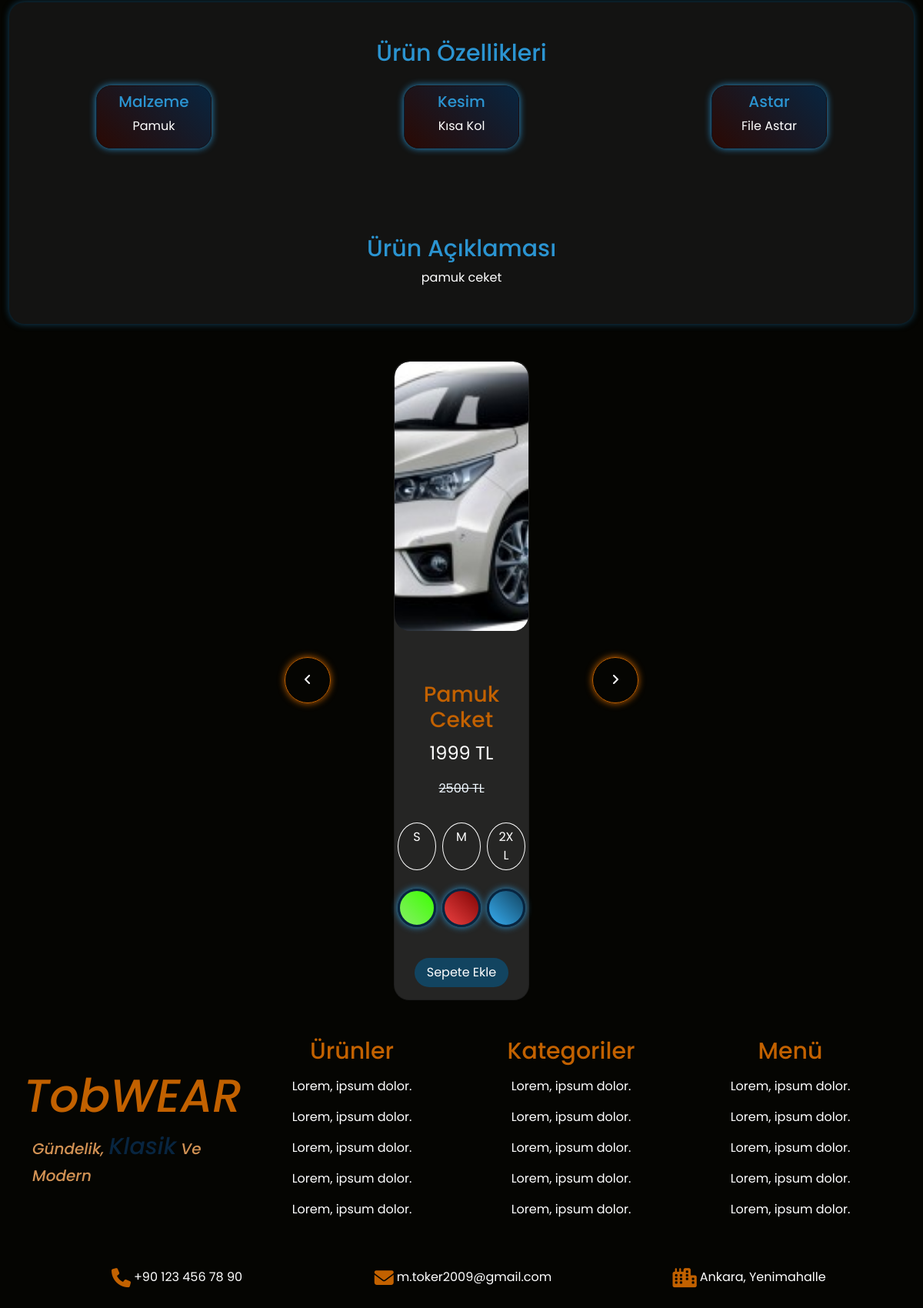
Before: /productdetail/pamuk-ceket (lower part) with the older database file.
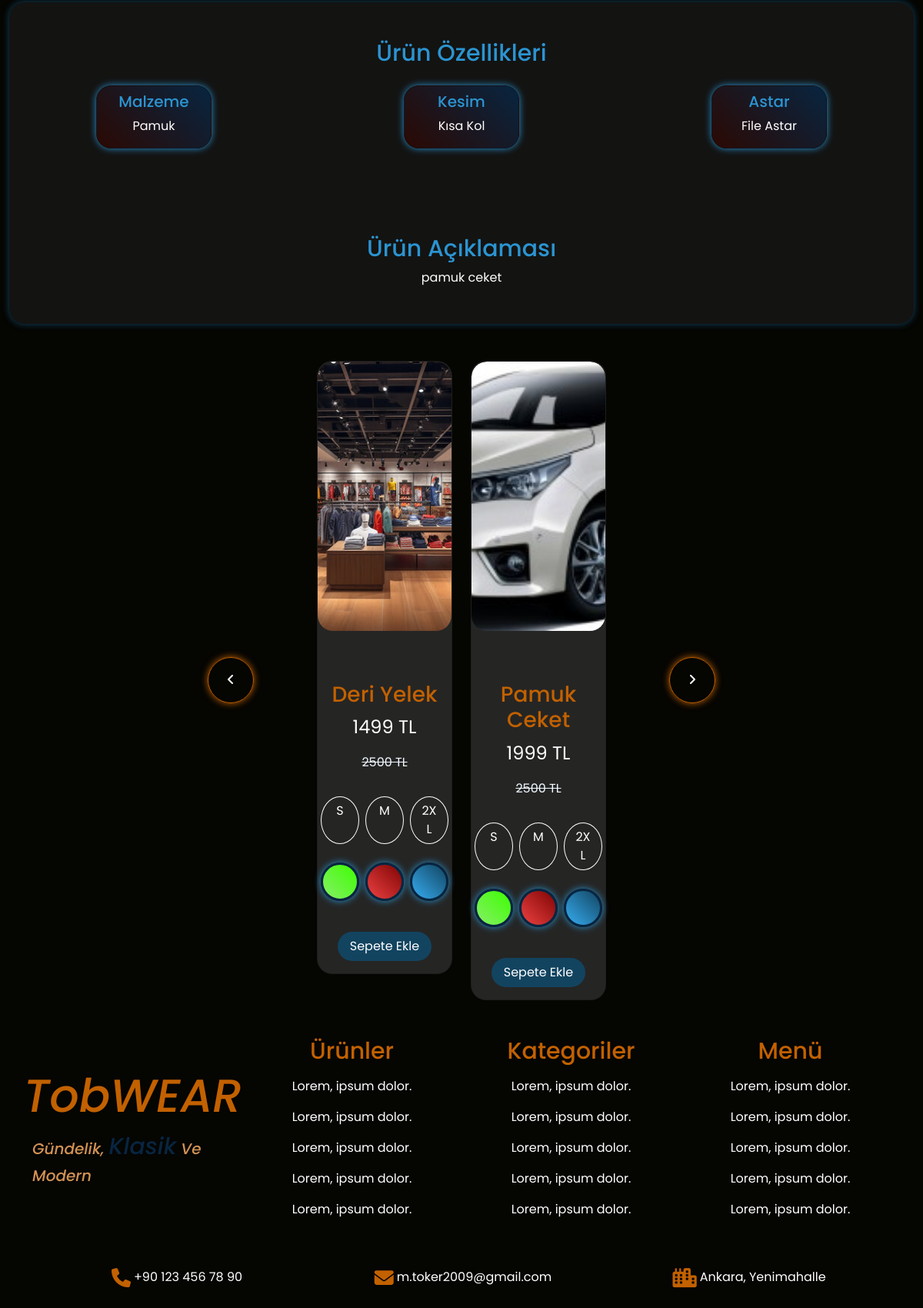
After: the same page with the newer database file.
### shop/models.py (models this page shows, shortened)
class ProductFeatures(models.Model):
    name = models.CharField(max_length=50,null=False,blank=False)
    feature = models.CharField(max_length=50,null=False,blank=False)

class Product(models.Model):
    name = models.CharField(max_length=100,null=False,blank=False,verbose_name="Ürün İsmi")
    price = models.IntegerField(null=False,blank=False,verbose_name="Fiyat")
    discounted = models.IntegerField(null=False,blank=False,verbose_name="İndirimli Fiyat")
    features = models.ManyToManyField(ProductFeatures,null=True,blank=True,verbose_name="Ürün Özellikleri")
    colors = models.ManyToManyField(ProductColor,null=True,blank=True,verbose_name="Ürün Renkleri")
    sizes = models.ManyToManyField(ProductSize,null=False,blank=False,verbose_name="Ürün Bedenleri")
    images = models.ManyToManyField(ProductImage,null=False,blank=False,verbose_name="Resimler")
    description = models.TextField(null=True,blank=True)
    category = models.ForeignKey(ProductCategory,null=False,blank=False,verbose_name="Kategori",on_delete=models.CASCADE)
    slug = models.SlugField(null=False,blank=True,unique=True,db_index=True,verbose_name="URL")

class ProductImage(models.Model):
    images = models.ImageField(upload_to='images/')

class ProductSize(models.Model):
    SIZE_CHOICES = [
        ('size1', 'S'),
        ('size2', 'M'),
        ('size3', 'XL'),
        ('size4', '2XL')
    ]
    size = models.CharField(max_length=100,choices=SIZE_CHOICES)
    def __str__(self):
        return self.get_size_display()

class ProductColor(models.Model):
    COLOR_CHOICES = [
        ('color1', 'Yeşil'),
        ('color2', 'Kırmızı'),
        ('color3', 'Mavi'),
        ('color4', 'Siyah'),
        ('color5', 'Pembe')
    ]
    color = models.CharField(max_length=100,choices=COLOR_CHOICES)
    code = models.CharField(max_length=7,null=False,blank=False)
    code2 = models.CharField(max_length=7,null=False,blank=False)
    def __str__(self):
        return self.get_color_display()

### shop/views.py (the view, shortened to what this page needs)
# urls.py: path('productdetail/<slug:slug>',views.productdetail,name="productdetail"),
def productdetail(request,slug):
    product = Product.objects.get(slug=slug)
    productfeatures = product.features.all()[:3]
    anotherproducts1 = Product.objects.filter().order_by("discounted")[:4]
    anotherproducts2 = Product.objects.filter(category__name=product.category.name)[:4]
    anotherproducts3 = Product.objects.filter().order_by("price")[:4]
    context = {
        "product": product,
        "productfeatures": productfeatures,
        "anotherproducts1": anotherproducts1,
        "anotherproducts2": anotherproducts2,
        "anotherproducts3": anotherproducts3
    }
    return render(request,"productdetail.html",context)

### templates/productdetail.html (shortened to what the changed rows need)
<!DOCTYPE html>
<html lang="en">
{% load static %}
<head>
    <link rel="stylesheet" href="{% static 'css/bootstrap.min.css' %}">
    <link rel="stylesheet" href="{% static 'css/style.css' %}">
    <link rel="stylesheet" href="https://cdnjs.cloudflare.com/ajax/libs/font-awesome/6.4.0/css/all.min.css">
</head>
<body>
    <div class="container-fluid">
        <div class="d-flex flex-column justify-content-center productdetail-description my-5">
            <h2 class="text-center productdetail-h2 mt-5">Ürün Özellikleri</h2>
            <div class="row mb-5">
            {% for features in product.features.all %}
                <div class="col-md-4 d-flex justify-content-center my-3">
                    <div class="card productdetail-infocard">
                        <h3 class="text-center productdetail-infocardtitle mt-2">{{ features.name }}</h3>
                        <p class="text-center text-white">{{ features.feature }}</p>
                    </div>
                </div>
            {% endfor %}
            </div>
            <h2 class="text-center productdetail-h2 mt-5">Ürün Açıklaması</h2>
            <p class="text-center text-white mb-5">{{ product.description }}</p>
        </div>
        <div class="productdetail-anotherproducts">
            <div class="row d-flex justify-content-center carousel-wrapper" id="carousel-wrapper1">
                {% for anotherproduct in anotherproducts1 %}
                <div class="col-md-2">
                    <div class="card" id="carousel-card">
                        <div class="image-container">
                            <a href="{% url 'productdetail' anotherproduct.slug %}">
                                <img src="{{ anotherproduct.images.first.images.url }}" class="img-fluid" id="anotherproducts-image"><span><button class="btn favorite-button"></button></span>
                            </a>
                        </div>
                        <div class="product-detail-container py-3 d-flex flex-column justify-content-center">
                            <h3 class="text-center px-3" id="product-detail-title">{{ anotherproduct.name }}</h3>
                            <p class="text-center text-white px-3 fs-4">{{ anotherproduct.discounted }} TL</p>
                            <span class="fs-6 text-center" id="product-detail-span">{{ anotherproduct.price }} TL</span>
                        </div>
                        <div class="shopping-container d-flex justify-content-center my-3">
                        {% for size in anotherproduct.sizes.all %}
                            <label class="btn btn-outline-primary sizebutton mx-1 mb-2" for="anothersize-{{ forloop.counter }}-{{ product.id }}">{{ size }}</label>
                        {% endfor %}
                        </div>
                        <div class="shopping-container d-flex justify-content-center">
                        {% for color in anotherproduct.colors.all %}
                            <label class="btn btn-outline-primary partialdetail-colorbutton mx-1 mb-4" for="anothercolor-{{ forloop.counter }}-{{ product.id }}" style="background: linear-gradient(45deg, {{ color.code }}, {{ color.code2 }});"></label>
                        {% endfor %}
                        </div>
                        <div class="shopping-button d-flex justify-content-center my-3">
                            <button class="btn carddetail-addbasket" value="{{ anotherproduct.id }}">Sepete Ekle</button>
                        </div>
                    </div>
                </div>
                {% endfor %}
            </div>
        </div>
    </div>
    <footer>
        <div class="container py-5" id="footer-container">
            <div class="row">
                <div class="col-md-3 d-flex flex-column justify-content-center align-items-center">
                    <h1 class="text-center footer-brand-title">TobWEAR</h1>
                </div>
                <div class="col-md-3 d-flex flex-column justify-content-center align-items-center">
                    <h2 class="text-center pb-2" id="footer-products-title">Ürünler</h2>
                </div>
                <div class="col-md-3 d-flex flex-column justify-content-center align-items-center">
                    <h2 class="text-center pb-2" id="footer-products-title">Kategoriler</h2>
                </div>
                <div class="col-md-3 d-flex flex-column justify-content-center align-items-center">
                    <h2 class="text-center pb-2" id="footer-products-title">Menü</h2>
                </div>
            </div>
        </div>
    </footer>
</body>
</html>

Changed rows visible on the page:
added Product: images.first.images (picture), name "Deri Yelek", discounted "1499", price "2500", ProductSize (size "S"), ProductSize (size "M"), ProductSize (size "2XL")
